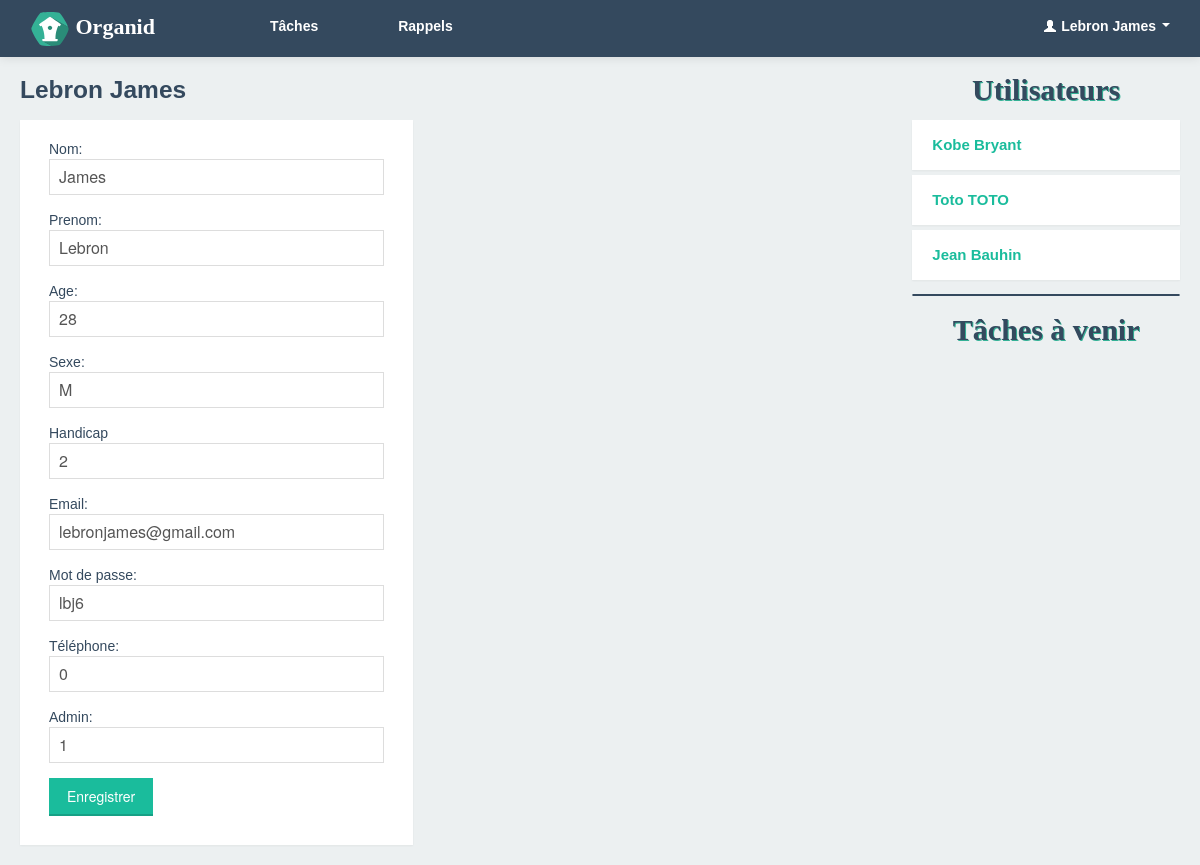
/utilisateurModif.php (signed in), run on the app's committed database.
### tables this page shows
CREATE TABLE IF NOT EXISTS `utilisateurs` (
  `Id_U` int(5) NOT NULL AUTO_INCREMENT,
  `Nom` varchar(30) NOT NULL,
  `Prenom` varchar(30) NOT NULL,
  `Age` int(2) NOT NULL,
  `Sexe` varchar(1) NOT NULL,
  `Email` varchar(80) NOT NULL,
  `Pwd` varchar(15) NOT NULL,
  `Telephone` int(10) NOT NULL,
  `Handicap` int(2) NOT NULL,
  `Avatar` varchar(200) NOT NULL,
  `Admin` tinyint(2) NOT NULL,
  PRIMARY KEY (`Id_U`)
);

### utils/classes/Utilisateur.php (called while the page is built, shortened)
<?php
	class Utilisateur{
		private $nom;
		private $prenom;
		private $age;
		private $sexe;
		private $email;
		private $pwd;
		private $telephone;
		private $handicap;
		private $admin;
		public function nom() { return $this->nom;}
		public function prenom() { return $this->prenom; }
		public function age() { return $this->age; }
		public function sexe() { return $this->sexe; }
		public function email() { return $this->email; }
		public function pwd() { return $this->pwd; }
		public function telephone() { return $this->telephone; }
		public function handicap() { return $this->handicap; }
		public function admin() { return $this->admin; }
		public function setNom($nom) { $this->nom = $nom; }
		public function setPrenom($prenom) { $this->prenom = $prenom; }
		public function setAge($age) { $this->age = $age; }
		public function setSexe($sexe) { $this->sexe = $sexe; }
		public function setEmail($email) { $this->email = $email; }
		public function setPwd($pwd) { $this->pwd = $pwd; }
		public function setTelephone($telephone) { $this->telephone = $telephone; }
		public function setHandicap($handicap) { $this->handicap = $handicap; }
		public function setAdmin($admin) { $this->admin = $admin; }
	}
?>

### utilisateurModif.php (the view, shortened to what this page needs)
<?php
    require_once(__DIR__ . '/utils/classes/Utilisateur.php');
    $utilisateur = new Utilisateur();
?>
<!DOCTYPE html>
<html lang="fr">
    <head>
        <link rel="stylesheet" href="css/bootstrap.css">
        <link rel="stylesheet" href="css/bootstrap-responsive.css">
        <link rel="stylesheet" href="css/style.css">
    </head>
    <body>
        <?php
            include('template/header.php');
        ?>
        <section class="main-home">
            <div class="container-fluid">
                <div class="row-fluid">
                    <div class="span12">
                        <div class="span9">
                            <?php
                                $req0 = $PDO->prepare('SELECT * FROM `utilisateurs` WHERE `Id_U`= :id');
                                $req0->execute(array(
                                    ":id"=> $_SESSION['id']
                                ));
                                $resultat0 = $req0->fetchAll(PDO::FETCH_ASSOC);
                                foreach ($resultat0 as $donnees) {
                                    $utilisateur->hydratation(array(
                                        'nom' => $donnees['Nom'],
                                        'prenom' => $donnees['Prenom'],
                                        'age' => $donnees['Age'],
                                        'sexe' => $donnees['Sexe'],
                                        'handicap' => $donnees['Handicap'],
                                        'avatar' => $donnees['Avatar'],
                                        'email' => $donnees['Email'],
                                        'pwd' => $donnees['Pwd'],
                                        'telephone' => $donnees['Telephone'],
                                        'avatar' => $donnees['Avatar'],
                                        'admin' => $donnees['Admin']
                                    ));
                                    echo "<h3>".ucfirst($donnees['Prenom'])." ".ucfirst($donnees['Nom'])."</h3>";
                                }
                            ?>
                            <form class="form-signin" method="POST" action="utils/utilisateurModifTraitement.php">
                                Nom:<input type="text" class="input-block-level" value="<?php echo $utilisateur->nom();?>" name="Nom" id="Nom">
                                Prenom:<input type="text" class="input-block-level" value="<?php echo $utilisateur->prenom();?>" name="Prenom" id="Prenom">
                                Age:<input type="text" class="input-block-level" value="<?php echo $utilisateur->age();?>" name="Age" id="Age">
                                Sexe:<input type="text" class="input-block-level" value="<?php echo $utilisateur->sexe();?>" name="Sexe" id="Sexe">
                                Handicap<input type="text" class="input-block-level" value="<?php echo $utilisateur->handicap();?>" name="Handicap" id="Handicap">
                                Email:<input type="text" class="input-block-level" value="<?php echo $utilisateur->email();?>" name="Email" id="Email">
                                Mot de passe:<input type="text" class="input-block-level" value="<?php echo $utilisateur->pwd();?>" name="Pwd" id="Pwd">
                                Téléphone:<input type="text" class="input-block-level" value="<?php echo $utilisateur->telephone();?>" name="Telephone" id="Telephone">
                                Admin:<input type="text" class="input-block-level" value="<?php echo $utilisateur->admin();?>" name="Admin" id="Admin">
                                <button class="bt_valid" type="submit">Enregistrer</button>
                            </form>
                        </div>
                        <?php
                            include('template/right.php');
                        ?>
                    </div>
                </div>
        </section>
    </body>
</html>

### template/header.php (shortened to what this page needs)
<?php
    $req1 = $PDO->prepare('SELECT * FROM `utilisateurs` WHERE `Id_U` = :id');
    $req1->execute(array(
    ":id"=> $_SESSION['id']
    ));
    $resultat1 = $req1->fetchAll(PDO::FETCH_ASSOC);
?>        <header>
            <nav>
                <div class="navbar navbar-inverse navbar-fixed-top">
                    <div class="navbar-inner">
                        <div class="container">
                            <ul class="nav">
                                <li id="home-menu">
                                    <a href="Home"><img src="img/logo.svg" alt="logo" id="logo"> Organid</a>
                                </li>
                            </ul>
                            <ul class="nav menu">
                                <li>
                                    <a href="Taches-a-effectuer">Tâches</a>
                                </li>
                                <li>
                                    <a href="#" id="rappel_a">Rappels<span id="nb_rappels"><span></a>
                                </li>
                            </ul>
                            <ul class="nav pull-right">
                                <li class="dropdown">
                                    <?php
                                        foreach ($resultat1 as $donnees) {
                                            echo'<a href="#" class="dropdown-toggle" data-toggle="dropdown"><i class="icon-user icon-white"></i> '.$donnees['Prenom'].' '.$donnees['Nom']." ".'<b class="caret"></b></a>
                                            ';
                                        }
                                    ?>
                                </li>
                            </ul>
                        </div>
                    </div>
                </div>
            </nav>
        </header>

### template/right.php (shortened to what this page needs)
<div class="span3" id="rightbar">
   <h2>Utilisateurs</h2>
   <?php
        $req1 = $PDO->prepare('SELECT * FROM `utilisateurs` WHERE `Id_U` NOT IN (SELECT `Id_U` FROM `utilisateurs` WHERE `Id_U`= :id )');
        $req1->execute(array(
            ":id"=> $_SESSION['id']
        ));
        $resultat1 = $req1->fetchAll(PDO::FETCH_ASSOC);
        foreach ($resultat1 as $donnees) {
            echo'
            <a href="'.$donnees['Prenom'].'-'.$donnees['Nom'].'">'.ucfirst($donnees['Prenom'])." ".ucfirst($donnees['Nom']).'</a>';
        }
        echo "<hr>";
   ?>
   <h2>Tâches à venir</h2>
</div>

### css/style.css (style rules this page uses)
body { background-color: #ecf0f1; text-align: justify; font-family: "Helvetica"; }
.form-signin { max-width: 335px; padding: 19px 29px 29px; background-color: #fff; -webkit-box-shadow: 0 1px 2px rgba(0,0,0,.05); -moz-box-shadow: 0 1px 2px rgba(0,0,0,.05); box-shadow: 0 1px 2px rgba(0,0,0,.05); }
.form-signin input[type="text"], .form-signin input[type="password"] { font-size: 16px; height: auto; margin-bottom: 15px; padding: 7px 9px; }
.nav > #home-menu > a { border-bottom: 3px solid #34495e; }
.nav > li > a { color: #fff; line-height: 43px; vertical-align: middle; transition: all 0.5s ease-out; border-bottom: 3px solid #34495e; }
.menu li a { padding-left: 40px!important; padding-right: 40px!important; }
.menu { margin-left: 50px !important; }
.main-home { margin-top: 60px; color: #34495e; }
.main-home form h2, .span9 h2, .span3 h2 { color: #34495e; text-shadow: 1px 1px 0px #34B196; font-size: 30px; font-family: "Bariol"; font-weight: bold; }
.bt_valid { background: #1abc9c; color: white; padding: 8px 18px; border-bottom: 2px solid #16a085; transition: all 0.5s ease-out; }
#logo { width: 40px; height:auto; }
#home-menu a { color: #ffffff; text-shadow: none; font-family: "Bariol"; font-size: 22px; vertical-align: middle; }
hr { display: block; border: 1px solid #34495e; margin: 1em 0; padding: 0; border-radius: 10px; height: 0px; }
#rightbar h2 { text-align: center; }
#rightbar a { font-size: 15px; background: white; display: block; padding: 15px 0px 15px 20px; -webkit-box-shadow: 0 1px 2px rgba(0,0,0,.05); -moz-box-shadow: 0 1px 2px rgba(0,0,0,.05); box-shadow: 0 1px 2px rgba(0,0,0,.05); margin-bottom: 5px; }
form { text-align:left; }

### data on the page
utilisateurs: Prenom "Lebron", Nom "James", Age "28", Sexe "M", Handicap "2", Email "lebronjames@gmail.com", Pwd "lbj6", Telephone "0", Admin "1"
utilisateurs: Prenom "Kobe", Nom "Bryant"
utilisateurs: Prenom "Toto", Nom "TOTO"
utilisateurs: Prenom "Jean", Nom "Bauhin"
